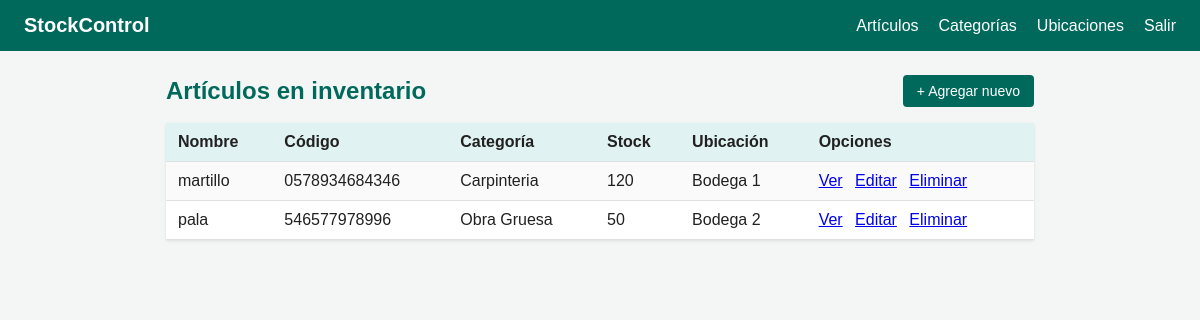
The app's page /articulos/ (signed in) with its own data.
### inventario/models.py (models this page shows, shortened)
class Articulo(models.Model):
    nombre = models.CharField(max_length=150)
    codigo = models.CharField("Código de barra",max_length=50,unique=True,)
    descripcion = models.CharField(max_length=256,blank=True,)
    stock = models.IntegerField(default=0,validators=[MinValueValidator(0)],)
    ubicacion = models.ForeignKey(Ubicacion, on_delete=models.PROTECT, related_name="articulos",)
    categoria = models.ForeignKey(Categoria, on_delete=models.PROTECT, related_name="articulos",)
    creado = models.DateTimeField(auto_now_add=True)
    actualizado = models.DateTimeField(auto_now=True)
    class Meta:
        verbose_name = "Artículo"
        verbose_name_plural = "Artículos"
        ordering = ["nombre"]
        constraints = [models.CheckConstraint(condition=models.Q(stock__gte=0),name="stock_no_negativo",),]

class Categoria(models.Model):
    nombre = models.CharField(max_length=150, unique=True,)
    descripcion = models.CharField(max_length=256, blank=True,)
    creado = models.DateTimeField(auto_now_add=True)
    actualizado = models.DateTimeField(auto_now=True)
    class Meta:
        verbose_name = "Categoría"
        verbose_name_plural = "Categorías"
        ordering = ["nombre"]
    def __str__(self):
        return self.nombre

class Ubicacion(models.Model):
    nombre = models.CharField(max_length=100, unique=True,)
    descripcion = models.CharField(max_length=256, blank=True,)
    creado = models.DateTimeField(auto_now_add=True,)
    actualizado = models.DateTimeField(auto_now=True,)
    class Meta:
        verbose_name = "Ubicación"
        verbose_name_plural = "Ubicaciones"
        ordering = ["nombre"]
    def __str__(self):
        return self.nombre

### inventario/views.py (the view)
# urls.py: path("articulos/", views.articulo_lista, name="articulo_lista"),
@login_required
def articulo_lista(request):
    articulos = Articulo.objects.all()
    return render(request, "inventario/lista.html", {"articulos": articulos})

### inventario/templates/inventario/lista.html
{% extends 'inventario/base.html' %}
{% block contenido %}
<div class="top">
  <h2>Artículos en inventario</h2>
  {% if not static_export %}
  <a class="btn" href="{{ pages_prefix }}{% url 'inventario:articulo_crear' %}">+ Agregar nuevo</a>
  {% endif %}
</div>
{% if not articulos %}
  <p>No hay artículos todavía. Usa "Agregar nuevo" para crear el primero.</p>
   {% if not static_export %}
  <p style="color:#555;">Antes de crear un artículo necesitas al menos una
     <a href="{{ pages_prefix }}{% url 'inventario:categoria_crear' %}">categoría</a>.</p>
  <p style="color:#555;">Antes de crear un artículo necesitas al menos una
     <a href="{{ pages_prefix }}{% url 'inventario:ubicacion_crear' %}">ubicación</a>.</p>
    {% endif %}
{% else %}
<table>
  <tr><th>Nombre</th><th>Código</th><th>Categoría</th><th>Stock</th><th>Ubicación</th><th>Opciones</th></tr>
  {% for a in articulos %}
  <tr>
    <td>{{ a.nombre }}</td>
    <td>{{ a.codigo }}</td>
    <td>{{ a.categoria }}</td>
    <td>{{ a.stock }}</td>
    <td>{{ a.ubicacion }}</td>
    <td class="actions">
      <a href="{{ pages_prefix }}{% url 'inventario:articulo_detalle' a.pk %}">Ver</a>
      {% if not static_export %}
      <a href="{{ pages_prefix }}{% url 'inventario:articulo_editar' a.pk %}">Editar</a>
      <a href="{{ pages_prefix }}{% url 'inventario:articulo_eliminar' a.pk %}">Eliminar</a>
      {% endif %}
    </td>
  </tr>
  {% endfor %}
</table>
{% endif %}
{% endblock %}

### inventario/templates/inventario/base.html (style rules this page uses)
* { box-sizing: border-box; }
body { font-family: Arial, Helvetica, sans-serif; margin:0; background:#f4f6f6; color:#212121; }
table { width:100%; border-collapse:collapse; background:#fff; box-shadow:0 1px 3px rgba(0,0,0,.1); }
th, td { text-align:left; padding:10px 12px; border-bottom:1px solid #e0e0e0; }
th { background:#e0f2f1; }
tr:nth-child(even) td { background:#fafafa; }
.btn { display:inline-block; background:#00695c; color:#fff; padding:8px 14px; border:none; border-radius:4px; text-decoration:none; cursor:pointer; font-size:14px; }
.actions a { margin-right:8px; }
h2 { color:#00695c; }
.top { display:flex; align-items:center; margin-bottom:16px; }
.top h2 { margin:0; margin-right:auto; }

### records on screen
Articulo: nombre "martillo", codigo "0578934684346", categoria "Carpinteria", stock "120", ubicacion "Bodega 1"
Articulo: nombre "pala", codigo "546577978996", categoria "Obra Gruesa", stock "50", ubicacion "Bodega 2"
